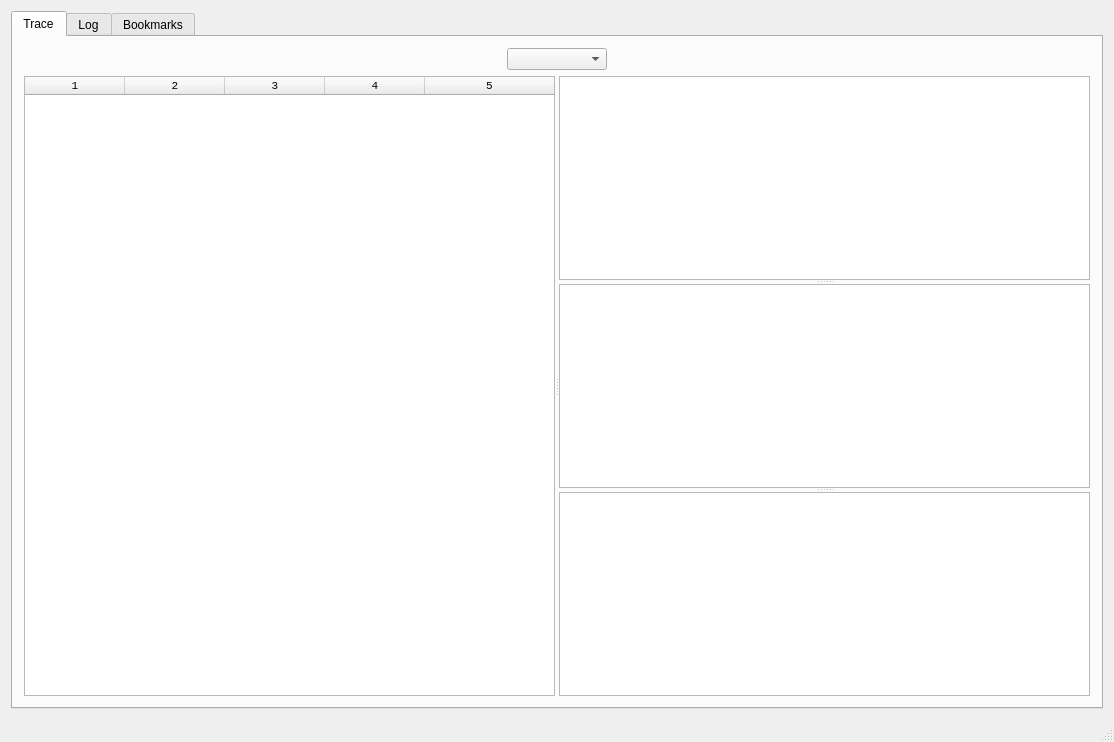
<?xml version="1.0" encoding="UTF-8"?>
<ui version="4.0">
 <class>MainWindow</class>
 <widget class="QMainWindow" name="MainWindow">
  <property name="geometry">
   <rect>
    <x>0</x>
    <y>0</y>
    <width>1114</width>
    <height>742</height>
   </rect>
  </property>
  <property name="windowTitle">
   <string>MainWindow</string>
  </property>
  <widget class="QWidget" name="centralWidget">
   <property name="enabled">
    <bool>true</bool>
   </property>
   <property name="sizePolicy">
    <sizepolicy hsizetype="Maximum" vsizetype="Preferred">
     <horstretch>0</horstretch>
     <verstretch>0</verstretch>
    </sizepolicy>
   </property>
   <layout class="QVBoxLayout" name="verticalLayout_2">
    <item>
     <widget class="QTabWidget" name="tab_widget">
      <property name="sizePolicy">
       <sizepolicy hsizetype="Preferred" vsizetype="Expanding">
        <horstretch>0</horstretch>
        <verstretch>0</verstretch>
       </sizepolicy>
      </property>
      <property name="acceptDrops">
       <bool>true</bool>
      </property>
      <property name="currentIndex">
       <number>0</number>
      </property>
      <widget class="QWidget" name="tab">
       <property name="sizePolicy">
        <sizepolicy hsizetype="Preferred" vsizetype="Preferred">
         <horstretch>0</horstretch>
         <verstretch>0</verstretch>
        </sizepolicy>
       </property>
       <property name="minimumSize">
        <size>
         <width>1048</width>
         <height>594</height>
        </size>
       </property>
       <property name="maximumSize">
        <size>
         <width>16777215</width>
         <height>16777215</height>
        </size>
       </property>
       <attribute name="title">
        <string>Trace</string>
       </attribute>
       <layout class="QVBoxLayout" name="verticalLayout" stretch="0">
        <property name="sizeConstraint">
         <enum>QLayout::SetNoConstraint</enum>
        </property>
        <item>
         <layout class="QVBoxLayout" name="verticalLayout_3">
          <property name="sizeConstraint">
           <enum>QLayout::SetMaximumSize</enum>
          </property>
          <item>
           <layout class="QHBoxLayout" name="horizontalLayout" stretch="0">
            <property name="spacing">
             <number>6</number>
            </property>
            <property name="sizeConstraint">
             <enum>QLayout::SetDefaultConstraint</enum>
            </property>
            <property name="topMargin">
             <number>0</number>
            </property>
            <property name="rightMargin">
             <number>0</number>
            </property>
            <item>
             <widget class="QComboBox" name="select_trace_combo_box">
              <property name="sizePolicy">
               <sizepolicy hsizetype="Minimum" vsizetype="Minimum">
                <horstretch>0</horstretch>
                <verstretch>0</verstretch>
               </sizepolicy>
              </property>
              <property name="maximumSize">
               <size>
                <width>100</width>
                <height>24</height>
               </size>
              </property>
             </widget>
            </item>
           </layout>
          </item>
          <item>
           <widget class="QSplitter" name="splitter1">
            <property name="sizePolicy">
             <sizepolicy hsizetype="Minimum" vsizetype="MinimumExpanding">
              <horstretch>0</horstretch>
              <verstretch>0</verstretch>
             </sizepolicy>
            </property>
            <property name="minimumSize">
             <size>
              <width>0</width>
              <height>500</height>
             </size>
            </property>
            <property name="orientation">
             <enum>Qt::Horizontal</enum>
            </property>
            <widget class="TraceTableWidget" name="trace_table">
             <property name="sizePolicy">
              <sizepolicy hsizetype="Maximum" vsizetype="Expanding">
               <horstretch>0</horstretch>
               <verstretch>0</verstretch>
              </sizepolicy>
             </property>
             <property name="minimumSize">
              <size>
               <width>0</width>
               <height>0</height>
              </size>
             </property>
             <property name="font">
              <font>
               <family>Courier New</family>
               <pointsize>8</pointsize>
              </font>
             </property>
             <property name="acceptDrops">
              <bool>true</bool>
             </property>
             <property name="dragEnabled">
              <bool>false</bool>
             </property>
             <property name="dragDropMode">
              <enum>QAbstractItemView::NoDragDrop</enum>
             </property>
             <property name="alternatingRowColors">
              <bool>false</bool>
             </property>
             <property name="verticalScrollMode">
              <enum>QAbstractItemView::ScrollPerPixel</enum>
             </property>
             <property name="horizontalScrollMode">
              <enum>QAbstractItemView::ScrollPerPixel</enum>
             </property>
             <property name="showGrid">
              <bool>true</bool>
             </property>
             <property name="gridStyle">
              <enum>Qt::DotLine</enum>
             </property>
             <property name="rowCount">
              <number>0</number>
             </property>
             <property name="columnCount">
              <number>5</number>
             </property>
             <attribute name="horizontalHeaderStretchLastSection">
              <bool>true</bool>
             </attribute>
             <attribute name="verticalHeaderVisible">
              <bool>false</bool>
             </attribute>
             <column/>
             <column/>
             <column/>
             <column/>
             <column/>
            </widget>
            <widget class="QSplitter" name="splitter2">
             <property name="sizePolicy">
              <sizepolicy hsizetype="Minimum" vsizetype="Expanding">
               <horstretch>0</horstretch>
               <verstretch>0</verstretch>
              </sizepolicy>
             </property>
             <property name="orientation">
              <enum>Qt::Vertical</enum>
             </property>
             <widget class="RegTableWidget" name="reg_table">
              <property name="minimumSize">
               <size>
                <width>240</width>
                <height>100</height>
               </size>
              </property>
              <property name="font">
               <font>
                <family>Courier</family>
                <pointsize>8</pointsize>
               </font>
              </property>
              <property name="alternatingRowColors">
               <bool>true</bool>
              </property>
              <property name="horizontalScrollMode">
               <enum>QAbstractItemView::ScrollPerPixel</enum>
              </property>
              <property name="showGrid">
               <bool>true</bool>
              </property>
              <property name="gridStyle">
               <enum>Qt::DotLine</enum>
              </property>
              <attribute name="horizontalHeaderVisible">
               <bool>true</bool>
              </attribute>
              <attribute name="verticalHeaderVisible">
               <bool>false</bool>
              </attribute>
              <attribute name="verticalHeaderDefaultSectionSize">
               <number>24</number>
              </attribute>
              <attribute name="verticalHeaderMinimumSectionSize">
               <number>22</number>
              </attribute>
             </widget>
             <widget class="MemTableWidget" name="mem_table">
              <property name="minimumSize">
               <size>
                <width>240</width>
                <height>100</height>
               </size>
              </property>
              <property name="font">
               <font>
                <family>Courier</family>
                <pointsize>8</pointsize>
               </font>
              </property>
              <property name="gridStyle">
               <enum>Qt::DashLine</enum>
              </property>
              <attribute name="horizontalHeaderVisible">
               <bool>true</bool>
              </attribute>
              <attribute name="verticalHeaderVisible">
               <bool>false</bool>
              </attribute>
              <attribute name="verticalHeaderDefaultSectionSize">
               <number>24</number>
              </attribute>
              <attribute name="verticalHeaderMinimumSectionSize">
               <number>22</number>
              </attribute>
             </widget>
             <widget class="TaintTableWidget" name="taint_table">
              <property name="minimumSize">
               <size>
                <width>240</width>
                <height>100</height>
               </size>
              </property>
              <property name="font">
               <font>
                <family>Courier</family>
                <pointsize>8</pointsize>
               </font>
              </property>
              <property name="gridStyle">
               <enum>Qt::DashLine</enum>
              </property>
              <attribute name="horizontalHeaderVisible">
               <bool>true</bool>
              </attribute>
              <attribute name="verticalHeaderVisible">
               <bool>false</bool>
              </attribute>
              <attribute name="verticalHeaderDefaultSectionSize">
               <number>24</number>
              </attribute>
              <attribute name="verticalHeaderMinimumSectionSize">
               <number>22</number>
              </attribute>
             </widget>
            </widget>
           </widget>
          </item>
         </layout>
        </item>
       </layout>
      </widget>
      <widget class="QWidget" name="tab_2">
       <attribute name="title">
        <string>Log</string>
       </attribute>
       <layout class="QVBoxLayout" name="verticalLayout_5">
        <item>
         <widget class="QPlainTextEdit" name="log_text_edit">
          <property name="font">
           <font>
            <family>Courier</family>
            <pointsize>10</pointsize>
            <weight>50</weight>
            <bold>false</bold>
            <underline>false</underline>
            <strikeout>false</strikeout>
           </font>
          </property>
          <property name="plainText">
           <string/>
          </property>
         </widget>
        </item>
       </layout>
      </widget>
      <widget class="QWidget" name="tab_3">
       <attribute name="title">
        <string>Bookmarks</string>
       </attribute>
       <layout class="QVBoxLayout" name="verticalLayout_4">
        <item>
         <widget class="QTableWidget" name="bookmark_table">
          <property name="sizePolicy">
           <sizepolicy hsizetype="Expanding" vsizetype="Expanding">
            <horstretch>0</horstretch>
            <verstretch>0</verstretch>
           </sizepolicy>
          </property>
          <property name="minimumSize">
           <size>
            <width>0</width>
            <height>0</height>
           </size>
          </property>
          <property name="maximumSize">
           <size>
            <width>16777215</width>
            <height>16777215</height>
           </size>
          </property>
          <property name="font">
           <font>
            <family>Courier</family>
            <pointsize>8</pointsize>
           </font>
          </property>
          <property name="verticalScrollMode">
           <enum>QAbstractItemView::ScrollPerPixel</enum>
          </property>
          <property name="horizontalScrollMode">
           <enum>QAbstractItemView::ScrollPerPixel</enum>
          </property>
          <property name="gridStyle">
           <enum>Qt::DashLine</enum>
          </property>
          <attribute name="horizontalHeaderStretchLastSection">
           <bool>true</bool>
          </attribute>
          <attribute name="verticalHeaderVisible">
           <bool>false</bool>
          </attribute>
         </widget>
        </item>
       </layout>
      </widget>
     </widget>
    </item>
   </layout>
  </widget>
  <widget class="QMenuBar" name="menu_bar">
   <property name="geometry">
    <rect>
     <x>0</x>
     <y>0</y>
     <width>1114</width>
     <height>21</height>
    </rect>
   </property>
  </widget>
  <widget class="QStatusBar" name="status_bar"/>
 </widget>
 <layoutdefault spacing="6" margin="11"/>
 <customwidgets>
  <customwidget>
   <class>TraceTableWidget</class>
   <extends>QTableWidget</extends>
   <header>gui/widgets/trace_table_widget.h</header>
  </customwidget>
  <customwidget>
   <class>RegTableWidget</class>
   <extends>QTableWidget</extends>
   <header>gui/widgets/reg_table_widget.h</header>
  </customwidget>
  <customwidget>
   <class>MemTableWidget</class>
   <extends>QTableWidget</extends>
   <header>gui/widgets/mem_table_widget.h</header>
  </customwidget>
  <customwidget>
   <class>TaintTableWidget</class>
   <extends>QTableWidget</extends>
   <header>gui/widgets/taint_table_widget.h</header>
  </customwidget>
 </customwidgets>
 <resources/>
 <connections/>
</ui>
